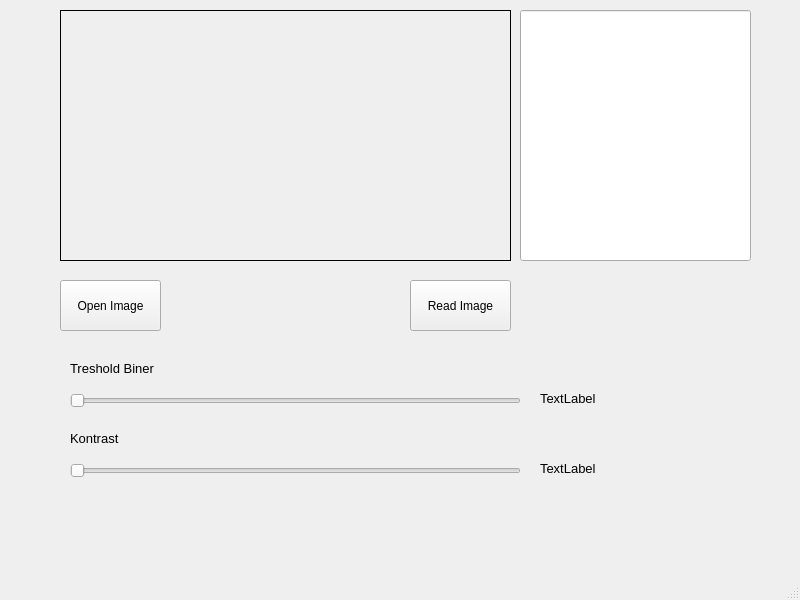
<?xml version="1.0" encoding="UTF-8"?>
<ui version="4.0">
 <class>MainWindow</class>
 <widget class="QMainWindow" name="MainWindow">
  <property name="geometry">
   <rect>
    <x>0</x>
    <y>0</y>
    <width>800</width>
    <height>600</height>
   </rect>
  </property>
  <property name="windowTitle">
   <string>MainWindow</string>
  </property>
  <widget class="QWidget" name="centralwidget">
   <widget class="QLabel" name="imageOut">
    <property name="geometry">
     <rect>
      <x>60</x>
      <y>10</y>
      <width>451</width>
      <height>251</height>
     </rect>
    </property>
    <property name="frameShape">
     <enum>QFrame::Box</enum>
    </property>
    <property name="text">
     <string/>
    </property>
    <property name="scaledContents">
     <bool>true</bool>
    </property>
   </widget>
   <widget class="QLineEdit" name="textOut">
    <property name="geometry">
     <rect>
      <x>520</x>
      <y>10</y>
      <width>231</width>
      <height>251</height>
     </rect>
    </property>
    <property name="text">
     <string/>
    </property>
   </widget>
   <widget class="QPushButton" name="openButton">
    <property name="geometry">
     <rect>
      <x>60</x>
      <y>280</y>
      <width>101</width>
      <height>51</height>
     </rect>
    </property>
    <property name="text">
     <string>Open Image</string>
    </property>
   </widget>
   <widget class="QSlider" name="binerSlider">
    <property name="geometry">
     <rect>
      <x>70</x>
      <y>390</y>
      <width>451</width>
      <height>22</height>
     </rect>
    </property>
    <property name="maximum">
     <number>255</number>
    </property>
    <property name="orientation">
     <enum>Qt::Horizontal</enum>
    </property>
   </widget>
   <widget class="QPushButton" name="readButton">
    <property name="geometry">
     <rect>
      <x>410</x>
      <y>280</y>
      <width>101</width>
      <height>51</height>
     </rect>
    </property>
    <property name="text">
     <string>Read Image</string>
    </property>
   </widget>
   <widget class="QLabel" name="label">
    <property name="geometry">
     <rect>
      <x>540</x>
      <y>390</y>
      <width>71</width>
      <height>16</height>
     </rect>
    </property>
    <property name="font">
     <font>
      <pointsize>10</pointsize>
     </font>
    </property>
    <property name="text">
     <string>TextLabel</string>
    </property>
   </widget>
   <widget class="QLabel" name="label_2">
    <property name="geometry">
     <rect>
      <x>540</x>
      <y>460</y>
      <width>71</width>
      <height>16</height>
     </rect>
    </property>
    <property name="font">
     <font>
      <pointsize>10</pointsize>
     </font>
    </property>
    <property name="text">
     <string>TextLabel</string>
    </property>
   </widget>
   <widget class="QSlider" name="konstrastSlider">
    <property name="geometry">
     <rect>
      <x>70</x>
      <y>460</y>
      <width>451</width>
      <height>22</height>
     </rect>
    </property>
    <property name="maximum">
     <number>4000</number>
    </property>
    <property name="orientation">
     <enum>Qt::Horizontal</enum>
    </property>
   </widget>
   <widget class="QLabel" name="label_3">
    <property name="geometry">
     <rect>
      <x>70</x>
      <y>430</y>
      <width>71</width>
      <height>16</height>
     </rect>
    </property>
    <property name="font">
     <font>
      <pointsize>10</pointsize>
     </font>
    </property>
    <property name="text">
     <string>Kontrast</string>
    </property>
   </widget>
   <widget class="QLabel" name="label_4">
    <property name="geometry">
     <rect>
      <x>70</x>
      <y>360</y>
      <width>131</width>
      <height>16</height>
     </rect>
    </property>
    <property name="font">
     <font>
      <pointsize>10</pointsize>
     </font>
    </property>
    <property name="text">
     <string>Treshold Biner</string>
    </property>
   </widget>
  </widget>
  <widget class="QMenuBar" name="menubar">
   <property name="geometry">
    <rect>
     <x>0</x>
     <y>0</y>
     <width>800</width>
     <height>21</height>
    </rect>
   </property>
  </widget>
  <widget class="QStatusBar" name="statusbar"/>
 </widget>
 <resources/>
 <connections/>
</ui>
